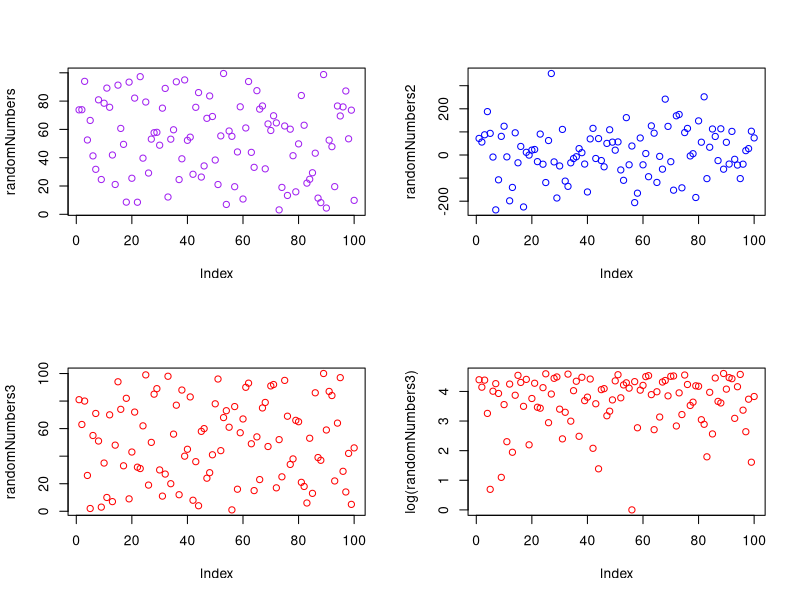
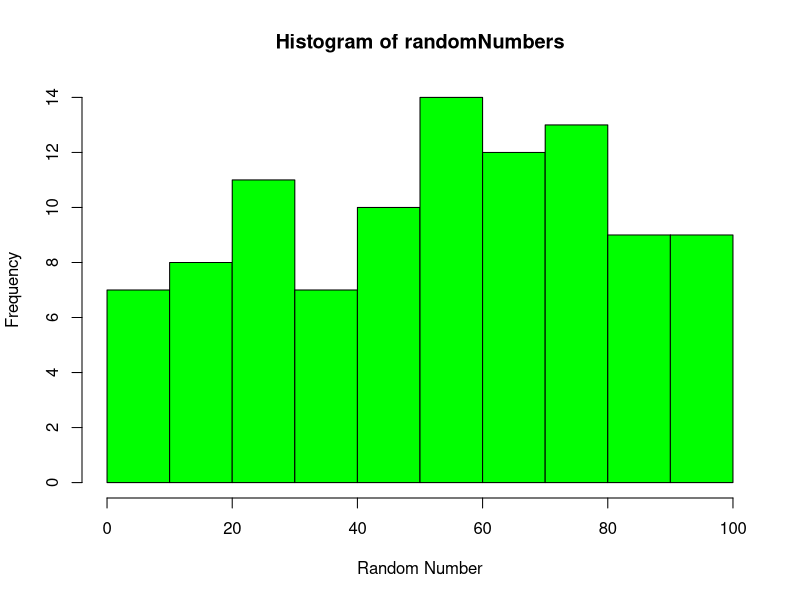
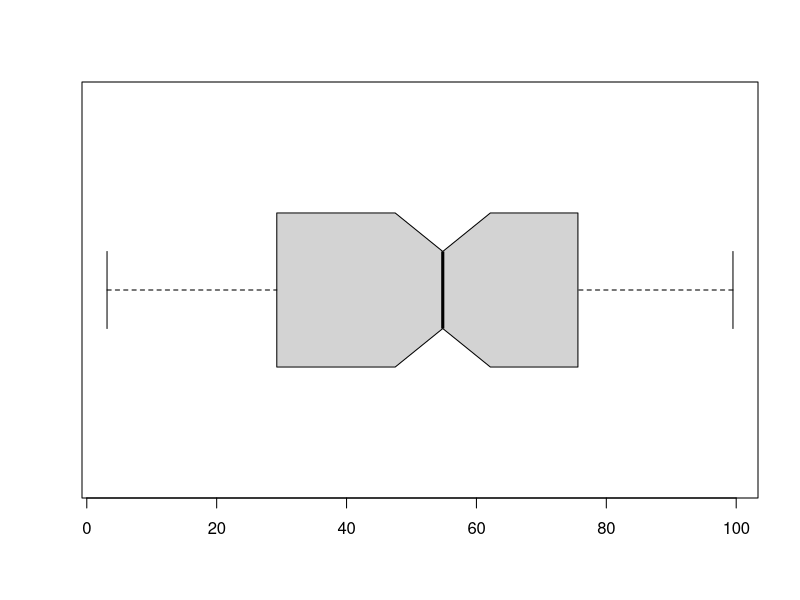

Recreate these plots in R, in order. (Note: this script raises an error after producing the figures.)
#### task 1 ####

randomNumbers <- runif(100,1,100)
randomNumbers2 <- rnorm(100,1,100)
randomNumbers3 <- sample(100,100)

# plotting 4 plots next to eachother
par(mfrow=c(2,2))

# scatter plot
plot(randomNumbers, col="purple", pch=1, cex=1)

plot(randomNumbers2, col="blue", pch=1, cex=1)

plot(randomNumbers3, col="red", pch=1, cex=1)

# log transformation if data dowsn't follow normal distribution 
plot(log(randomNumbers3), col="red", pch=1, cex=1)

par(mfrow=c(1,1))

# histogram
hist(randomNumbers, col="green", xlab="Random Number", ylab="Frequency")

# boxplot
boxplot(randomNumbers, horizontal = TRUE, notch = TRUE)


#### task 2 ####
install.packages("raster")
library(raster)

germany <- getData("GADM", country = "DEU", level = 2)
plot(germany)

prec <- getData("worldclim", var = "prec", res = 0.5, lon = 10, lat = 51)
plot(prec)

# spatial cropping: crop() commands reduces the extent
prec_ger1 <- crop(prec, germany) 
spplot(prec_ger1)

# spatial masking: mask() masks out all values outside the border
prec_ger2 <- mask(prec_ger1, germany)
spplot(prec_ger2)

prec_avg <- cellStats(prec_ger2, stat="mean")


#### TODO: exchange crop and mask - what happens? ####
prec_ger1 <- mask(prec, germany) 
spplot(prec_ger1)

prec_ger2 <- crop(prec_ger1, germany)
spplot(prec_ger2)

# no difference?


#### TODO: plot the precipiation, re-run the code for different data and countries ####
afghanistan <- getData("GADM", country = "AFG", level = 2)
plot(afghanistan)

bio <- getData("worldclim", var = "bio", res = 5, lon = 68, lat = 34)
plot(bio)

bio_afg1 <- crop(bio, afghanistan) 
spplot(bio_afg1)

bio_afg2 <- mask(bio_afg1, afghanistan)
spplot(bio_afg2)


#### officeR ####
install.packages("officer")
library(officer)
library(magrittr)

layout_summary(my_pres)

my_pres<-
  # Load template
  read_pptx("blank.pptx") %>%
  # Add a slide
  add_slide(layout="Title Slide", master="Office Theme")
